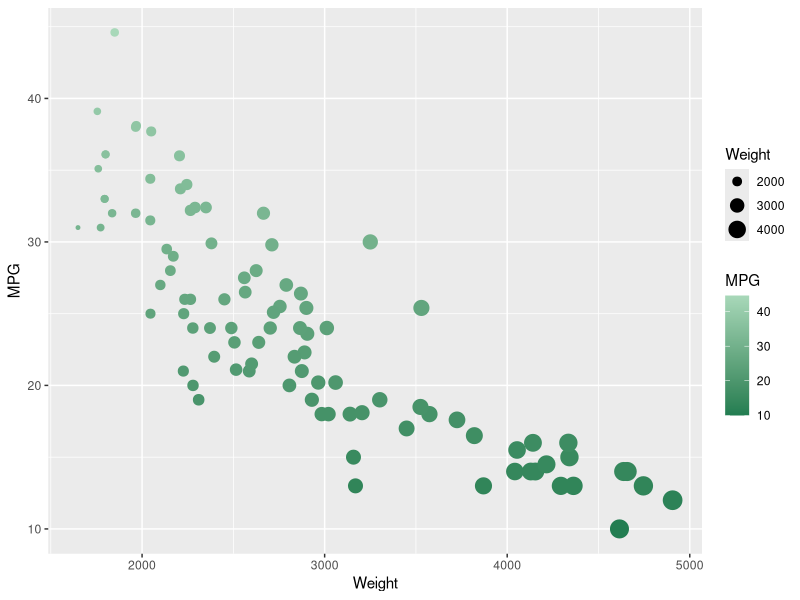

Source code (R):
library(ggplot2)

data <- read.csv("cars-sample.csv", encoding = "UTF-8")

ggplot(data, aes(x = Weight, y = MPG, size = Weight, color = MPG)) + 
  geom_point() +
  scale_color_gradient(low = "#227D51", high = "#A8D8B9")
